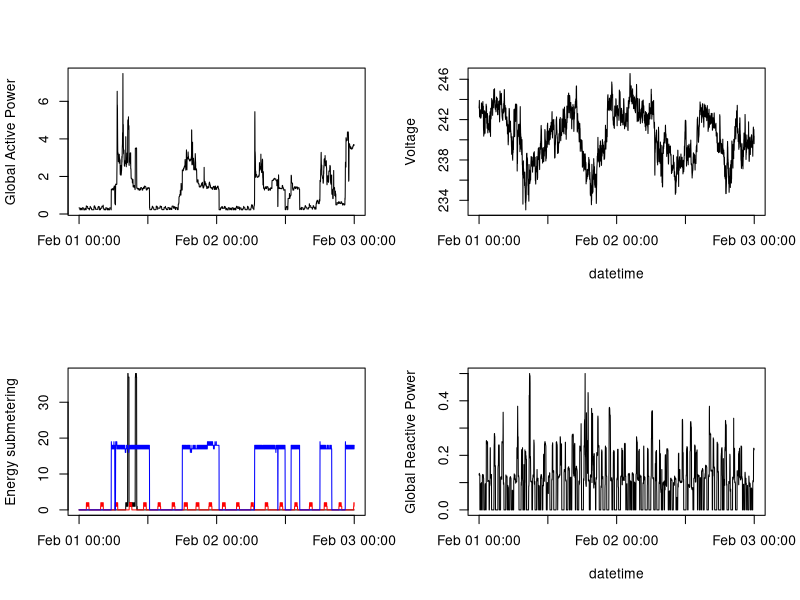

Recreate this plot in R.
# Plot 4

power <- read.csv("household_power_consumption_2007-02-01-02.csv")
power <- transform(power, 
                   datetime = as.POSIXct(paste(as.Date(Date, "%d/%m/%Y"), Time)))

png("plot4.png", width = 480, height = 480)

par(mfrow = c(2, 2))

# Global Active Power
with(power, plot(datetime, Global_active_power, type = "l",
                 main = NA,
                 xlab = NA,
                 ylab = "Global Active Power"))

# Voltage
with(power, plot(datetime, Voltage, type = "l",
                 main = NA,
                 ylab = "Voltage"))

# Submetering
with(power, 
     plot(datetime, Sub_metering_1, type = "l",
     main = NA,
     xlab = NA,
     ylab = "Energy submetering"))
with(power, 
     lines(datetime, Sub_metering_2, type = "l", col = "red"))
with(power, 
     lines(datetime, Sub_metering_3, type = "l", col = "blue"))

# Global Reactive Power
with(power, plot(datetime, Global_reactive_power, type = "l",
                 main = NA,
                 ylab = "Global Reactive Power"))

par(mfrow = c(1, 1))

dev.off()
